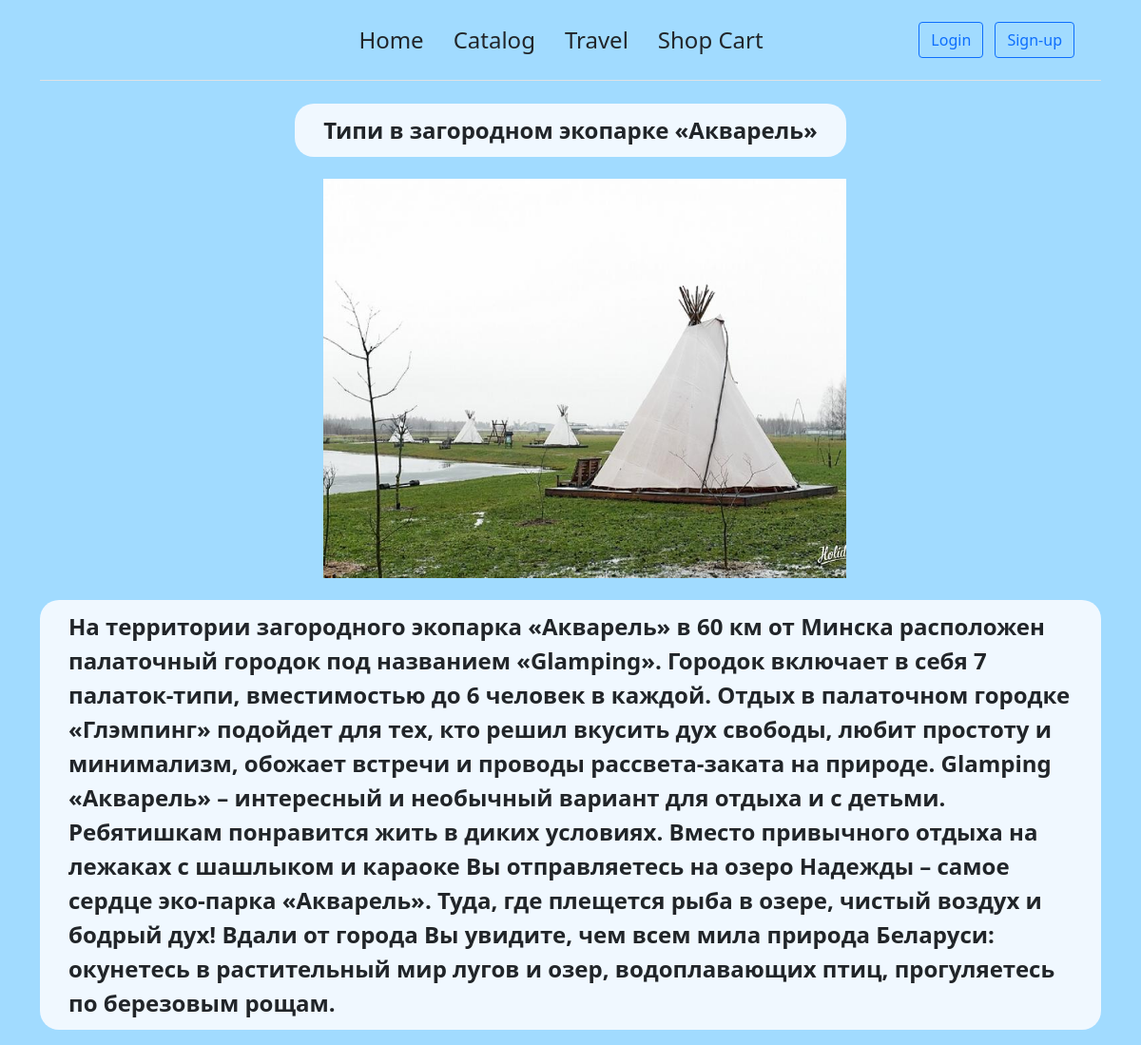
The page /travel_detail/1 on the database its author committed.
### main/models.py (models this page shows, shortened)
class Travel(models.Model):
    title = models.CharField(max_length=50)
    description = models.TextField()
    image = models.ImageField(upload_to='media/images/travel/')
    url = models.URLField()

### main/views.py (the view)
# urls.py: path('travel_detail/<int:pk>', views.travel_detail, name='travel_detail'),
def travel_detail(request, pk):
    traveling = Travel.objects.get(pk=pk)
    return render(request, 'main/travel_details.html', {'traveling': traveling})

### templates/main/travel_details.html (shortened to what this page needs)
{% extends 'base.html' %}
{% block content %}
    <head>
    </head>
    <div class="d-flex flex-column mb-3 align-items-center">
        <div class="text_style">{{ traveling.title }}</div>
        <div class="align-self-center p-2 bd-highlight">
            <a href="{{ traveling.url }}"><img
                    style="width: 550px; height: 450px; object-fit: cover; padding-top: 15px; padding-bottom: 15px; margin-left: 30px;"
                    src="{{ traveling.image.url }}"></a>
        </div>
        <div class="text_style">{{ traveling.description }}</div>
{% endblock %}

### templates/base.html (style rules this page uses)
body { background-image: url(../../media/media/look.com.ua-27529.jpg); background-size: 1950px; }

### templates/main/travel_details.html (style rules this page uses)
body { background: #a1dbff; }
.text_style { background-color: aliceblue; font-weight: bold; border-radius: 20px; width: auto; height: auto; padding: 10px 30px 10px 30px; font-size: 24px; }

### rows shown on the page
Travel: title "Типи в загородном экопарке «Акварель»", image (picture), description "На территории загородного экопарка «Акварель» в 60 км от Минска расположен палаточный городок под названием «Glamping». Городок включает в себя 7 палаток-типи, вместимостью до 6 человек в каждой. Отдых в палаточном городке «Глэмпинг» подойдет для тех, кто решил вкусить дух свободы, любит простоту и минимализм, обожает встречи и проводы рассвета-заката на природе. Glamping «Акварель» – интересный и необычный вариант для отдыха и с детьми. Ребятишкам понравится жить в диких условиях. Вместо привычного отдыха на лежаках с шашлыком и караоке Вы отправляетесь на озеро Надежды – самое сердце эко-парка «Акварель». Туда, где плещется рыба в озере, чистый воздух и бодрый дух! Вдали от города Вы…"
